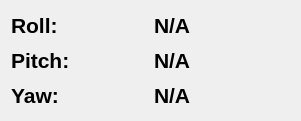
   <widget class="QWidget" name="telemetry_container_11" native="true">
    <property name="geometry">
     <rect>
      <x>360</x>
      <y>1760</y>
      <width>301</width>
      <height>121</height>
     </rect>
    </property>
    <property name="sizePolicy">
     <sizepolicy hsizetype="Expanding" vsizetype="Expanding">
      <horstretch>1</horstretch>
      <verstretch>1</verstretch>
     </sizepolicy>
    </property>
    <property name="font">
     <font>
      <family>Noto Sans</family>
      <pointsize>16</pointsize>
      <italic>true</italic>
     </font>
    </property>
    <property name="styleSheet">
     <string notr="true"/>
    </property>
    <layout class="QGridLayout" name="gridLayout_16">
     <item row="0" column="0">
      <layout class="QVBoxLayout" name="simulation_panel_8" stretch="1">
       <property name="sizeConstraint">
        <enum>QLayout::SetMinimumSize</enum>
       </property>
       <item>
        <layout class="QHBoxLayout" name="horizontalLayout_18" stretch="0,0">
         <item>
          <layout class="QVBoxLayout" name="verticalLayout_25">
           <item>
            <widget class="QLabel" name="roll_2">
             <property name="sizePolicy">
              <sizepolicy hsizetype="Preferred" vsizetype="Preferred">
               <horstretch>0</horstretch>
               <verstretch>0</verstretch>
              </sizepolicy>
             </property>
             <property name="font">
              <font>
               <family>Liberation Sans</family>
               <pointsize>16</pointsize>
               <weight>75</weight>
               <italic>false</italic>
               <bold>true</bold>
              </font>
             </property>
             <property name="styleSheet">
              <string notr="true"/>
             </property>
             <property name="text">
              <string>Roll:</string>
             </property>
            </widget>
           </item>
           <item>
            <widget class="QLabel" name="mission_time_27">
             <property name="sizePolicy">
              <sizepolicy hsizetype="Preferred" vsizetype="Preferred">
               <horstretch>0</horstretch>
               <verstretch>0</verstretch>
              </sizepolicy>
             </property>
             <property name="font">
              <font>
               <family>Liberation Sans</family>
               <pointsize>16</pointsize>
               <weight>75</weight>
               <italic>false</italic>
               <bold>true</bold>
              </font>
             </property>
             <property name="styleSheet">
              <string notr="true"/>
             </property>
             <property name="text">
              <string>Pitch:</string>
             </property>
            </widget>
           </item>
           <item>
            <widget class="QLabel" name="mission_time_28">
             <property name="sizePolicy">
              <sizepolicy hsizetype="Preferred" vsizetype="Preferred">
               <horstretch>0</horstretch>
               <verstretch>0</verstretch>
              </sizepolicy>
             </property>
             <property name="font">
              <font>
               <family>Liberation Sans</family>
               <pointsize>16</pointsize>
               <weight>75</weight>
               <italic>false</italic>
               <bold>true</bold>
              </font>
             </property>
             <property name="styleSheet">
              <string notr="true"/>
             </property>
             <property name="text">
              <string>Yaw:</string>
             </property>
            </widget>
           </item>
          </layout>
         </item>
         <item>
          <layout class="QVBoxLayout" name="state_fields_8">
           <item>
            <widget class="QLabel" name="MISSION_TIME_11">
             <property name="font">
              <font>
               <family>Liberation Sans</family>
               <pointsize>16</pointsize>
               <weight>75</weight>
               <italic>false</italic>
               <bold>true</bold>
              </font>
             </property>
             <property name="text">
              <string>N/A</string>
             </property>
            </widget>
           </item>
           <item>
            <widget class="QLabel" name="MISSION_TIME_12">
             <property name="font">
              <font>
               <family>Liberation Sans</family>
               <pointsize>16</pointsize>
               <weight>75</weight>
               <italic>false</italic>
               <bold>true</bold>
              </font>
             </property>
             <property name="text">
              <string>N/A</string>
             </property>
            </widget>
           </item>
           <item>
            <widget class="QLabel" name="MISSION_TIME_15">
             <property name="font">
              <font>
               <family>Liberation Sans</family>
               <pointsize>16</pointsize>
               <weight>75</weight>
               <italic>false</italic>
               <bold>true</bold>
              </font>
             </property>
             <property name="text">
              <string>N/A</string>
             </property>
            </widget>
           </item>
          </layout>
         </item>
        </layout>
       </item>
      </layout>
     </item>
    </layout>
   </widget>
